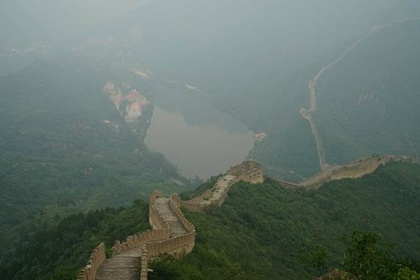
%> input picture Lab/lab1/161220096_1_v1/asset/image/color.jpg, 420 x 280 px, shrunk from 690 x 460 before the run
$ octave --eval "result = my_canny(imread('../../../../lab1/161220096_1_v1/asset/image/color.jpg'));"   (GNU Octave 9; MATLAB toolbox functions it lacks are replaced by stand-ins)
%> lines starting %> are read from the running program, lines starting %| are printed output that depends on the picture
function [output] = my_canny(input_image)
%MY_CANNY Canny边缘检测算法
%   此处显示详细说明
imgsrc = im2uint8(input_image);
%> imgsrc is the input picture: size 280x420x3 uint8; mean R, G, B 97.6, 112.2, 103.9
sigma = 3;
N = 3;
N_row = 2*N+1;
gausFilter = fspecial('gaussian', [N_row,N_row], sigma);
img= imfilter(imgsrc, gausFilter, 'replicate');

[m,n] = size(img);
%> m = 280; n = 1260
img = double(img);
%> img: size 280x420x3 double
M = zeros(m, n);
alpha = zeros(m, n);
sector = zeros(m, n);
canny1 = zeros(m, n);%非极大值抑制
res = zeros(m, n);

for i = 2:(m-1)
    for j = 2:(n-1)
        Gx = img(i-1,j+1)+2*img(i,j+1)+img(i+1,j+1)-img(i-1,j-1)-2*img(i,j-1)-img(i+1,j-1);
        Gy = img(i-1,j-1)+2*img(i-1,j)+img(i-1,j+1)-img(i+1,j-1)-2*img(i+1,j)-img(i+1,j+1);
        M(i,j) = sqrt(Gx^2+Gy^2);
        %--------------------------------
        alpha(i,j) = atand(Gx/Gy)  ;
        tem = alpha(i,j);
        %--------------------------------
        if (tem<22.5)&&(tem>-22.5)
            sector(i,j) =  1;     %水平边缘
        elseif (tem<-157.5)||(tem>157.5)
            sector(i,j) =   2;    %垂直边缘
        elseif (tem<-22.5)&&(tem>-67.5)
            sector(i,j) =   3;    %左上-右下
        else
            sector(i,j) =  4;     %右上-左下
        end
        %--------------------------------
    end
end
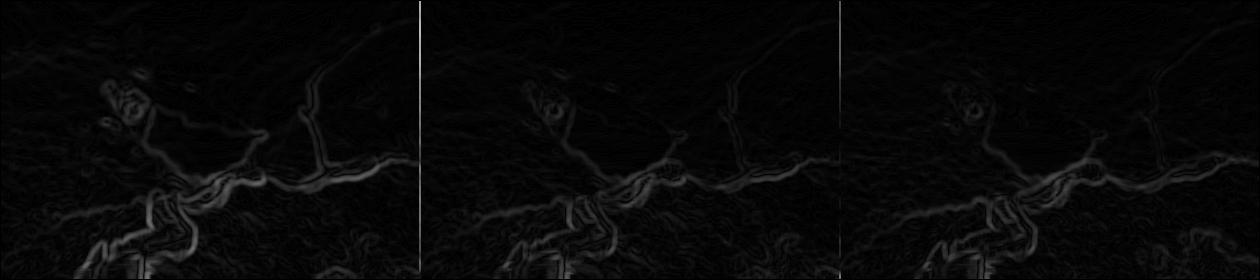
%> M: size 280x1260 double; min 0, max 188, mean 8.3
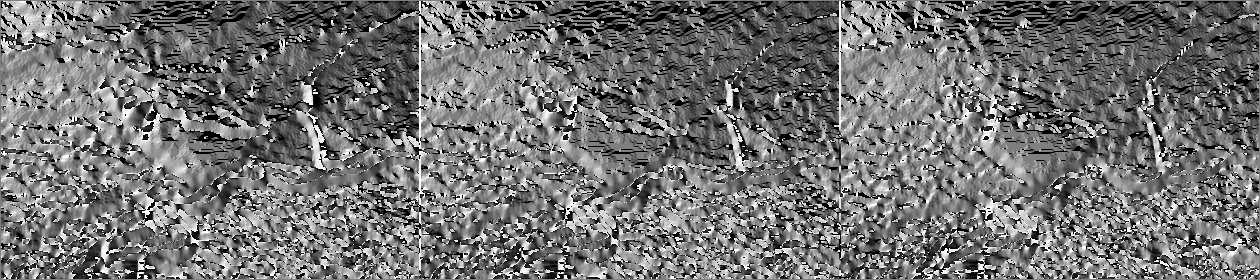
%> alpha: size 280x1260 double; 7.67% of the values are NaN or infinite; the others: min -90, max 90, mean -2.5; drawn with min black, max white, NaN and infinite black
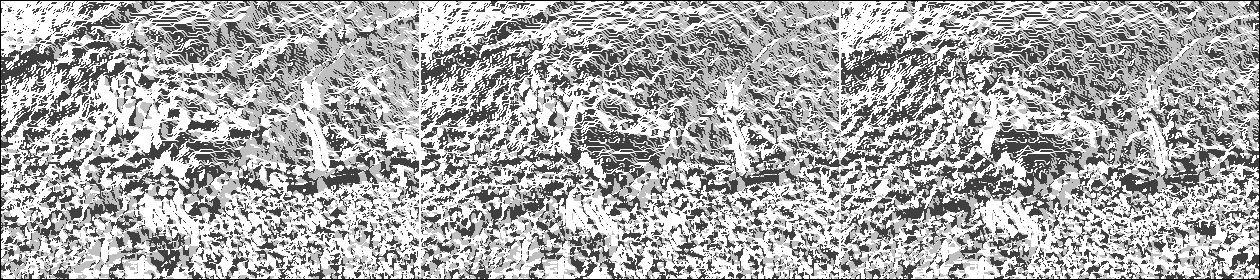
%> sector: size 280x1260 double; min 0, max 4, mean 2.69; drawn with min black and max white
%-------------------------
%非极大值抑制
op1 = [0,-1; -1,0; -1,-1; -1, 1]; %分别代表水平、垂直和左上右下，左下右上
op2 = [0, 1;  1,0;  1, 1;  1,-1]; %分别代表水平、垂直和左上右下，左下右上
for i = 2:(m-1)
    for j = 2:(n-1)
        canny1(i,j) = 0;
        k = sector(i,j);
        a = [i,j] + op1(k,:);
        b = [i,j] + op2(k,:);
        x = M(a(1),a(2)); %相对邻域的两个值
        y = M(b(1),b(2));
        if ( M(i,j)>x )&&( M(i,j)>y)
            canny1(i,j) = M(i,j);
        end
    end
end
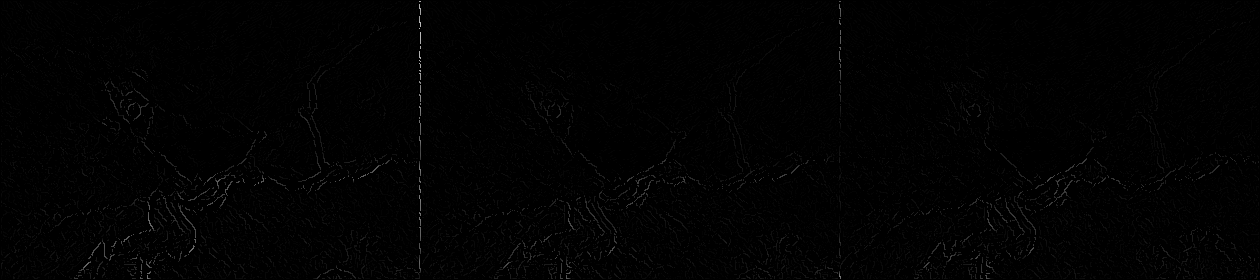
%> canny1: size 280x1260 double; min 0, max 188, mean 1.9

%---------------------------------
%双阈值检测
ratio = 2.5;
lowTh = 15;
highTh = ratio*lowTh;
neighbour=[0 1;1 1;1 0;1 -1;0 -1;-1 -1;-1 0;-1 1];  %和当前像素坐标相加得到八个邻域坐标
for i = 2:(m-1)
    for j = 2:(n-1)
        if canny1(i,j)<lowTh %低阈值处理
            res(i,j) = 0;
        elseif canny1(i,j)>highTh %高阈值处理
            res(i,j) = 1;
        else %介于之间的看其8领域有没有高于高阈值的，有则可以为边缘
            for k =1:8
                b = [i,j] + neighbour(k,:);
                if canny1(b(1),b(2))> highTh
                    res(i,j) = 1;
                    break;
                end
            end
        end
    end
end
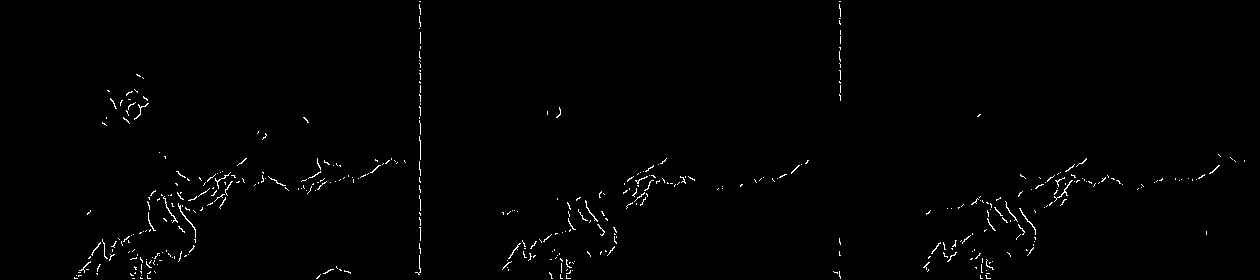
%> res: size 280x1260 double; values 0 (black) and 1 (white), 0.87% white in thin lines or dots
%> after the loop, b = [278 1258]
output = res;
end
